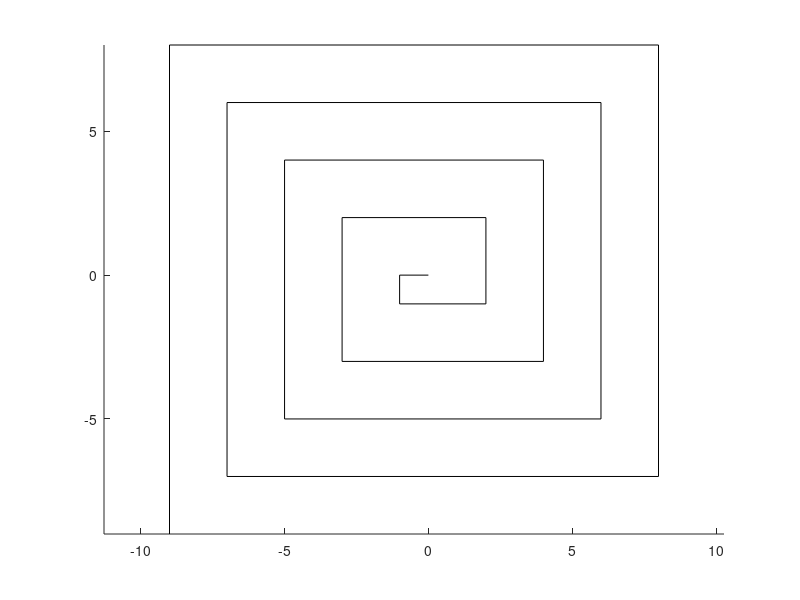

Write the MATLAB code that produced this figure.
%squarespiral
total=20; %keep it even
x=zeros(1,total);
y=zeros(1,total);
xn=0;
yn=0;
rough=-1;
for k=1:total/2-1
    x([2*k+1 2*k+2])=k*rough;
    %x([2*k+1 2*k+2])=k*rough+k*(sin(2.001*pi*k));
    %x([2*k+1 2*k+2])=cos(k*rough);
    %x([2*k+1 2*k+2])=sin(1*k*rough).*cos(1*k*rough);
    %x([2*k+1 2*k+2])=cos(k*2.001*rough);
    %x([2*k+1 2*k+2])=rough*sin(cos(rough)-sin(k*rough));
    %x([2*k+1 2*k+2])=(cos(k*abs(rough))+sin(k*rough));
    rough=-(rough);
end
y(2:end)=x(1:end-1);
[t,r]=cart2pol(x,y);
line(x,y,'color',[0 0 0]),axis equal on tight
daspect([1 1 1])
